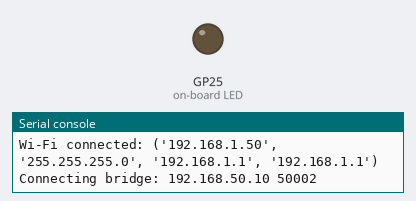
The program below on a simulated Raspberry Pi Pico running MicroPython. On the bench: output pins drawn as LEDs (lit = HIGH), the last lines printed to the serial console. WiFi joins after 1.5 s; outgoing connections fail.

Above: at 4.1 s.
At 7.27 s:
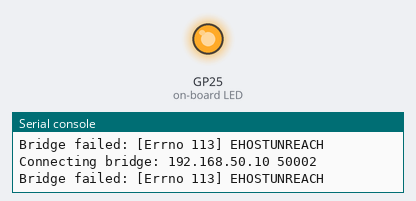
Timing chart, 0 to 8.8 s (numbered marks = the images above):
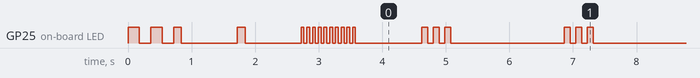

Measured:
- by itself, GP25 (on-board LED): HIGH → LOW at 0.18 s, → HIGH 0.18 s later, → LOW 0.18 s later, → HIGH 0.18 s later, … (363 changes in this stretch)
- by itself, everything shown: repeats every 2.2 s, in 6 steps

The program:

network_led_test.py
```python
"""Pico W network + bridge LED test for the SmartBinDemo WLAN.

Run on a MicroPython Pico W with:
    python -m mpremote connect auto run network_led_test.py

Visual states:
- slow blink: trying to join Wi-Fi
- 10 fast flashes: Wi-Fi connected
- very fast flicker: TCP bridge connected successfully
- three short flashes + pause: bridge connection failed, retrying
"""

import socket
import time

import network
from machine import Pin


WLAN_SSID = "SmartBinDemo"
WLAN_PASSWORD = "SmartBin2026!"
BRIDGE_HOST = "192.168.50.10"
BRIDGE_PORT = 50002


def make_led():
    try:
        return Pin("LED", Pin.OUT)
    except Exception:
        return Pin(25, Pin.OUT)


led = make_led()


def led_on():
    led.value(1)


def led_off():
    led.value(0)


def blink(times, on_ms=80, off_ms=80):
    for _ in range(times):
        led_on()
        time.sleep_ms(on_ms)
        led_off()
        time.sleep_ms(off_ms)


def bridge_error_pattern():
    blink(3, 90, 90)
    time.sleep_ms(700)


def fast_flicker(duration_ms=5000):
    end = time.ticks_add(time.ticks_ms(), duration_ms)
    while time.ticks_diff(end, time.ticks_ms()) > 0:
        led_on()
        time.sleep_ms(25)
        led_off()
        time.sleep_ms(25)


def connect_wifi():
    wlan = network.WLAN(network.STA_IF)
    wlan.active(True)
    try:
        wlan.config(pm=0xA11140)
    except Exception:
        pass

    if not wlan.isconnected():
        print("Connecting Wi-Fi:", WLAN_SSID)
        wlan.connect(WLAN_SSID, WLAN_PASSWORD)

    start = time.ticks_ms()
    while not wlan.isconnected():
        led_on()
        time.sleep_ms(120)
        led_off()
        time.sleep_ms(880)
        if time.ticks_diff(time.ticks_ms(), start) > 20000:
            print("Wi-Fi timeout, retrying")
            try:
                wlan.disconnect()
            except Exception:
                pass
            time.sleep_ms(500)
            wlan.connect(WLAN_SSID, WLAN_PASSWORD)
            start = time.ticks_ms()

    print("Wi-Fi connected:", wlan.ifconfig())
    blink(10, 45, 45)
    return wlan


def connect_bridge_once():
    print("Connecting bridge:", BRIDGE_HOST, BRIDGE_PORT)
    sock = socket.socket(socket.AF_INET, socket.SOCK_STREAM)
    try:
        sock.settimeout(5)
        sock.connect((BRIDGE_HOST, BRIDGE_PORT))
        sock.send(b"Pico ist bereit\n")
        sock.send(b"STATUS:STANDBY\n")
        print("Bridge connected. LED party.")
        fast_flicker(8000)

        while True:
            sock.send(b"STATUS:STANDBY\n")
            fast_flicker(1000)
            time.sleep_ms(1000)
    finally:
        try:
            sock.close()
        except Exception:
            pass


def main():
    blink(2, 180, 180)
    connect_wifi()
    while True:
        try:
            connect_bridge_once()
        except Exception as exc:
            print("Bridge failed:", exc)
            bridge_error_pattern()


main()
```
